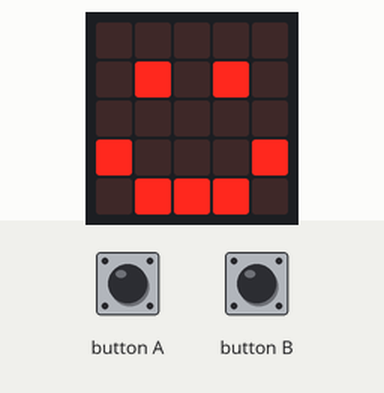
This program was run on a simulated BBC micro:bit (MakeCode). Parts: the board's 5×5 LED display. The inputs (shaded band) are chosen by the test bench.

Above: at 1.8 s.
1.9 s: button A pressed for 0.15 s
At 3.1 s:
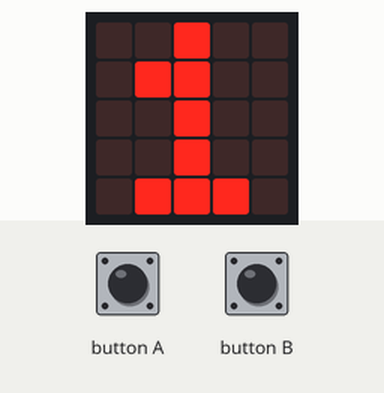
3.5 s: button B pressed for 0.15 s
At 4.4 s:
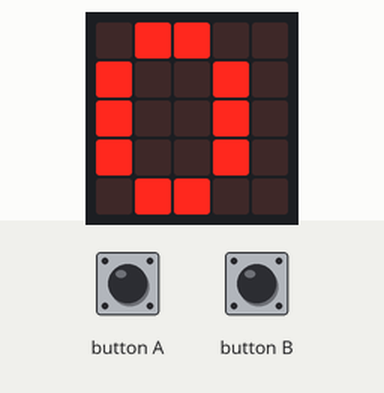
Timing chart, 0 to 6.5 s (numbered marks = the images above; inputs shaded):
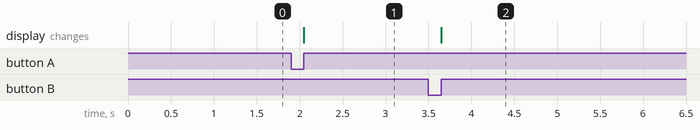

Measured:
- after the input at 1.9 s, the display: changes after 0.15 s (image 1)
- after the input at 3.5 s, the display: changes after 0.15 s (image 2)

The program:

main.ts
```typescript
// (licence header left out)
//clean up
basic.clearScreen()
basic.showIcon(IconNames.Happy)

let cookiesPressed = 0

// add 1
input.onButtonPressed(Button.A, function () {
    cookiesPressed += 1
    basic.clearScreen()
    basic.showNumber(cookiesPressed)
})

// reset score
input.onButtonPressed(Button.B, function () {
    cookiesPressed = 0
    basic.clearScreen()
    basic.showNumber(cookiesPressed)
})
```
